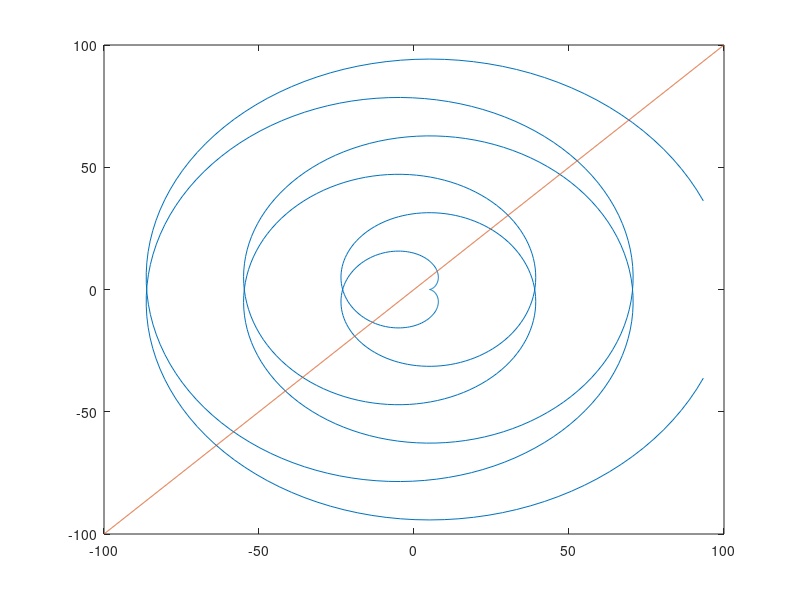

Write the MATLAB code that produced this figure.
clc
clear all
close all
t=-20:0.05:20;
x1=-100:0.05:100
x=5*(cos(t)+t.*sin(t));
y=5*(sin(t)-t.*cos(t));
y1=x1;
plot(x,y,y1,x1)
